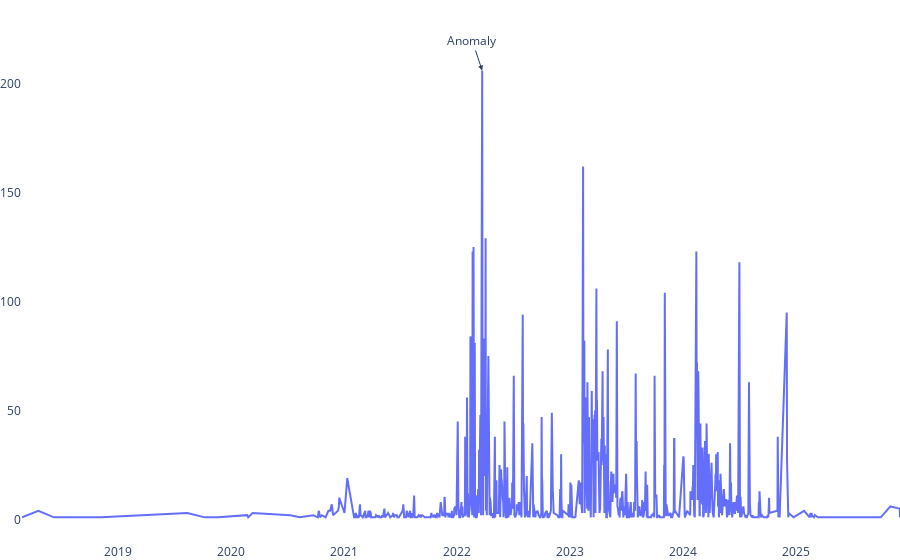

Notebook source saved alongside this figure:
### Code cell
fig3 = generate_plot_timeseries(z,"line","StartDate", "count")
fig3.update_layout(
    xaxis_title=None,
    yaxis_title=None,
    plot_bgcolor="rgba(0,0,0,0)",
    margin=dict(l=0,r=0,t=30,b=0),
    annotations = [dict
        (
            text="Anomaly",
            x=  "2022-03-24",
            y="206",
            arrowhead=2,
            showarrow=True,
            font=dict(size=12),
            bgcolor="white"
            
        )
    ]
)
fig3.show()

### Figure 1 — Plotly figure (JSON) as saved in the notebook; plotly's stock layout.template omitted (floating-point values rounded to 4 significant figures; data arrays with more than 128 entries replaced by an {"elided": "..."} marker saying what was removed)
{"data": [{"hovertemplate": "StartDate=%{x}<br>count=%{y}<extra></extra>", "legendgroup": "", "line": {"color": "#636efa", "dash": "solid"}, "marker": {"symbol": "circle"}, "mode": "lines", "name": "", "orientation": "v", "showlegend": false, "type": "scatter", "x": {"elided": "738 str values"}, "xaxis": "x", "y": {"elided": "738 int values"}, "yaxis": "y"}], "layout": {"annotations": [{"arrowhead": 2, "bgcolor": "white", "font": {"size": 12}, "showarrow": true, "text": "Anomaly", "x": "2022-03-24", "y": "206"}], "autosize": true, "legend": {"tracegroupgap": 0}, "margin": {"b": 0, "l": 0, "r": 0, "t": 30}, "plot_bgcolor": "rgba(0, 0, 0, 0)", "xaxis": {"anchor": "y", "autorange": true, "domain": [0, 1], "range": ["2018-02-26", "2025-12-03"], "title": {}, "type": "date"}, "yaxis": {"anchor": "x", "autorange": true, "domain": [0, 1], "range": [-11.43, 237.2], "title": {}, "type": "linear"}}}
